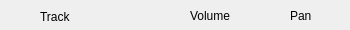
<?xml version="1.0" encoding="UTF-8"?>
<ui version="4.0">
 <class>REMixerHeaderWidget</class>
 <widget class="QWidget" name="REMixerHeaderWidget">
  <property name="geometry">
   <rect>
    <x>0</x>
    <y>0</y>
    <width>350</width>
    <height>30</height>
   </rect>
  </property>
  <property name="sizePolicy">
   <sizepolicy hsizetype="Fixed" vsizetype="Fixed">
    <horstretch>0</horstretch>
    <verstretch>0</verstretch>
   </sizepolicy>
  </property>
  <property name="windowTitle">
   <string>Form</string>
  </property>
  <widget class="QLabel" name="label">
   <property name="geometry">
    <rect>
     <x>190</x>
     <y>8</y>
     <width>62</width>
     <height>16</height>
    </rect>
   </property>
   <property name="text">
    <string>Volume</string>
   </property>
  </widget>
  <widget class="QLabel" name="label_2">
   <property name="geometry">
    <rect>
     <x>290</x>
     <y>8</y>
     <width>51</width>
     <height>16</height>
    </rect>
   </property>
   <property name="text">
    <string>Pan</string>
   </property>
  </widget>
  <widget class="QLabel" name="label_3">
   <property name="geometry">
    <rect>
     <x>40</x>
     <y>9</y>
     <width>62</width>
     <height>16</height>
    </rect>
   </property>
   <property name="text">
    <string>Track</string>
   </property>
  </widget>
 </widget>
 <resources/>
 <connections/>
</ui>
